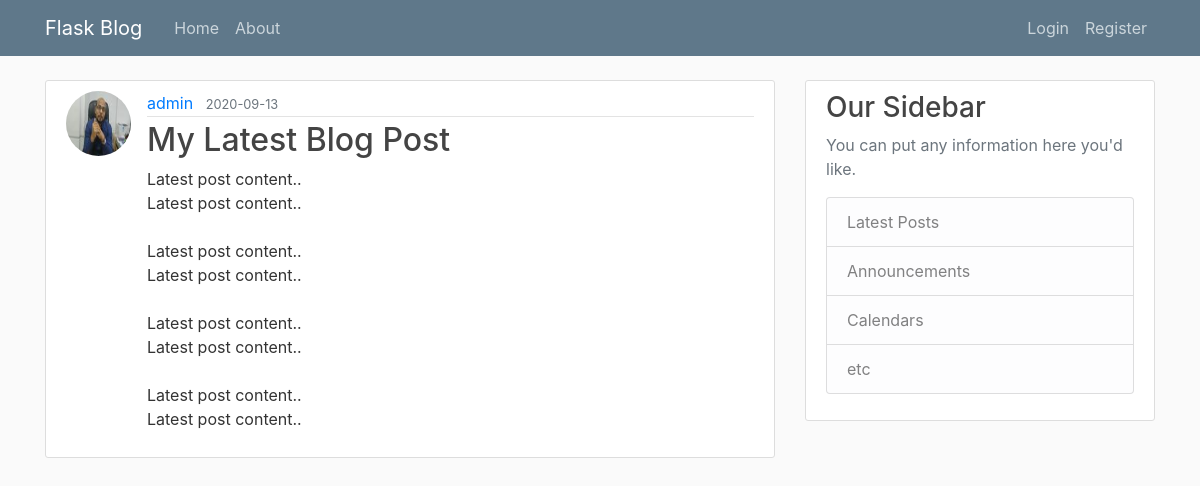
The page /post/14 on the database its author committed.
### flaskproject/models.py (models this page shows, shortened)
class User(db.Model, UserMixin):
    id = db.Column(db.Integer, primary_key=True)
    username = db.Column(db.String(20), unique=True, nullable=False)
    email = db.Column(db.String(120), unique=True, nullable=False)
    image_file = db.Column(db.String(20), nullable=False, default='default.jpg')
    password = db.Column(db.String(60), nullable=False)
    posts = db.relationship('Post', backref='author', lazy=True)

class Post(db.Model):
    id = db.Column(db.Integer, primary_key=True)
    title = db.Column(db.String(100), nullable=False)
    date_posted = db.Column(db.DateTime, nullable=False, default=datetime.utcnow)
    content = db.Column(db.Text, nullable=False)
    user_id = db.Column(db.Integer, db.ForeignKey('user.id'), nullable=False)

### flaskproject/posts/routes.py (the view)
@posts.route('/post/<int:post_id>')
def post(post_id):
    post = Post.query.get_or_404(post_id)
    return render_template('post.html', title=post.title, post=post)

### flaskproject/templates/post.html (shortened to what this page needs)
{%  extends "layout.html" %}
{% block content %}
        <article class="media content-section">
            <img class="rounded-circle article-img" src="{{ url_for('static', filename='profile_pics/' + post.author.image_file) }}" alt="">
          <div class="media-body">
            <div class="article-metadata">
              <a class="mr-2" href="{{ url_for('users.user_posts', username=post.author.username) }}">{{ post.author.username }}</a>
              <small class="text-muted">{{ post.date_posted.strftime('%Y-%m-%d') }}</small>
            </div>
            <h2 class="article-title">{{ post.title }}</h2>
            <p class="article-content">{{ post.content }}</p>
          </div>
        </article>
{% endblock content %}

### flaskproject/static/main.css (style rules this page uses)
body { background: #fafafa; color: #333333; margin-top: 5rem; }
h1, h2, h3, h4, h5, h6 { color: #444444; }
.content-section { background: #ffffff; padding: 10px 20px; border: 1px solid #dddddd; border-radius: 3px; margin-bottom: 20px; }
.article-title { color: #444444; }
.article-content { white-space: pre-line; }
.article-img { height: 65px; width: 65px; margin-right: 16px; }
.article-metadata { padding-bottom: 1px; margin-bottom: 4px; border-bottom: 1px solid #e3e3e3 }

### rows shown on the page
User: image_file (picture), author.username "admin"
Post: date_posted "2020-09-13", title "My Latest Blog Post", content "Latest post content.. Latest post content.. Latest post content.. Latest post content.. Latest post content.. Latest post content.. Latest post content.. Latest post content.."
